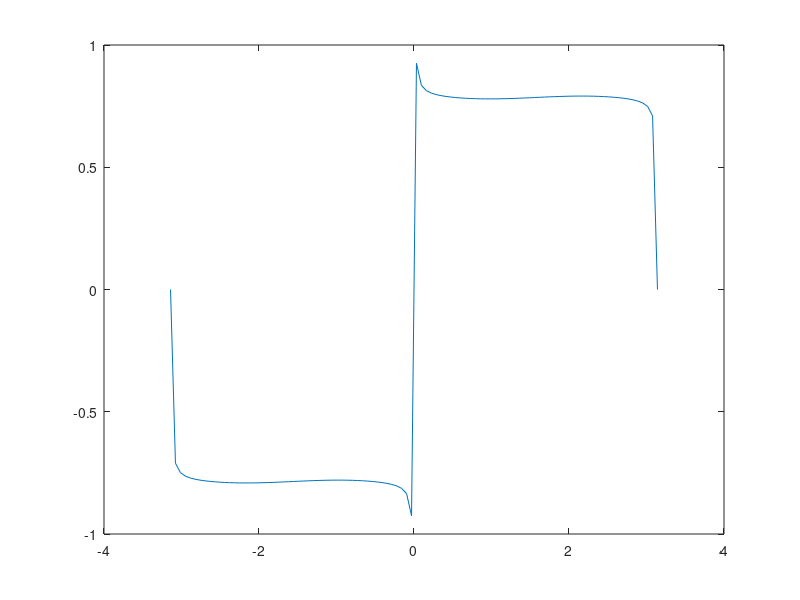

Reproduce this figure in MATLAB.
% Julie Hum
% ECE210 A Assignment 2
clc;

%1.
u = -5:3:7;
disp(u);

v = -pi:pi/2:pi;
disp(v);

%2.
n = prod(1:10);
disp(n);

%3.
A = eye(5);
A(3, 3) = 0;

b = 12:-1:1;
bb = reshape(b, 2, [])';
B = [reshape(bb(:,1),3,[]), reshape(bb(:,2),3,[])];

%4.
t = linspace(-pi, pi);
n = linspace(0, 50, 51)';
an = 2*n + 1;
M = sin(an .* t) ./ an;
s = sum(M,1);
plot(t,s)
